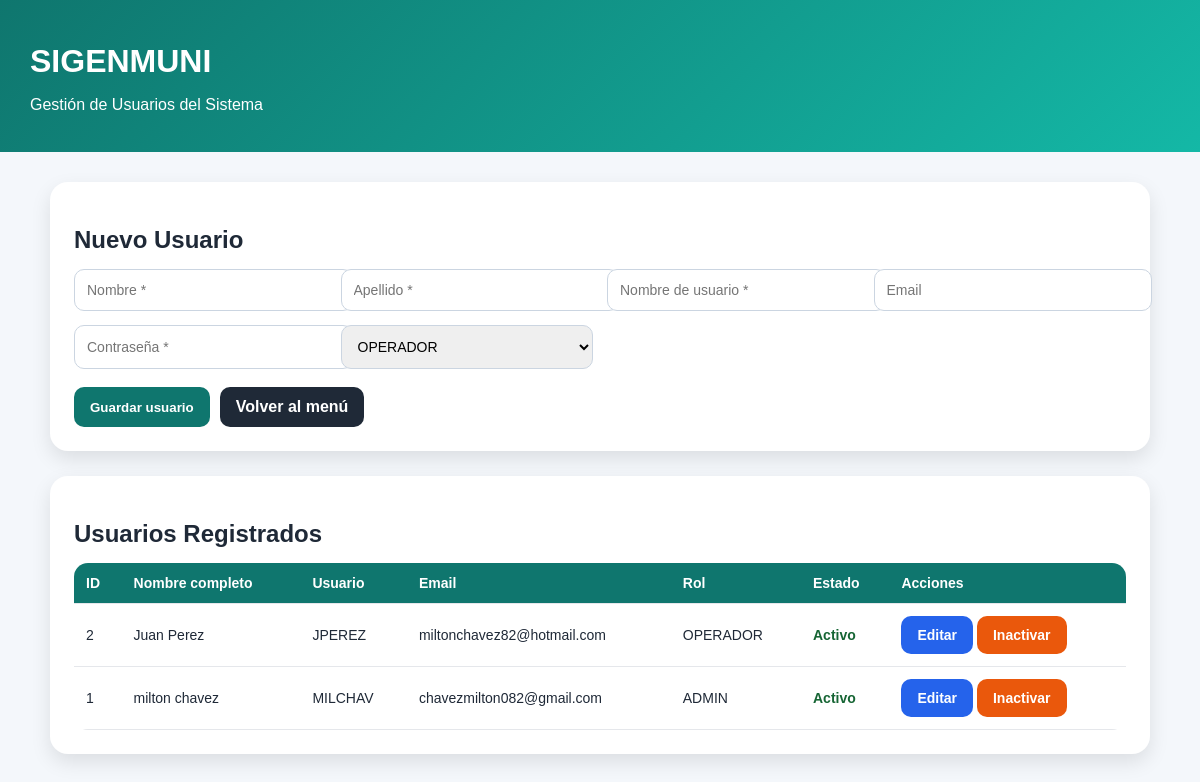
The page /usuarios.php (signed in) on the database its author committed.
### tables this page shows
CREATE TABLE `usuario` (
  `id` int NOT NULL AUTO_INCREMENT,
  `nombre` varchar(80) NOT NULL,
  `apellido` varchar(80) NOT NULL,
  `nombre_usuario` varchar(50) NOT NULL,
  `email` varchar(100) DEFAULT NULL,
  `clave` varchar(255) NOT NULL,
  `rol` enum('ADMIN','OPERADOR') NOT NULL DEFAULT 'OPERADOR',
  `activo` tinyint(1) NOT NULL DEFAULT '1',
  `primer_ingreso` tinyint(1) NOT NULL DEFAULT '1',
  `created_at` timestamp NOT NULL DEFAULT CURRENT_TIMESTAMP,
  `updated_at` timestamp NOT NULL DEFAULT CURRENT_TIMESTAMP ON UPDATE CURRENT_TIMESTAMP,
  PRIMARY KEY (`id`),
  UNIQUE KEY `uq_usuario_nombre_usuario` (`nombre_usuario`),
  UNIQUE KEY `uq_usuario_email` (`email`)
);

### usuarios.php (the view, shortened to what this page needs)
<?php
require_once("conexion.php");
$usuarios = $conexion->query("
    SELECT id, nombre, apellido, nombre_usuario, email, rol, activo
    FROM usuario
    ORDER BY id DESC
");
?>
<!DOCTYPE html>
<html lang="es">
<head>
</head>
<body>
<div class="header">
    <h1>SIGENMUNI</h1>
    <p>Gestión de Usuarios del Sistema</p>
</div>
<div class="contenedor">
    <div class="panel">
        <h2>Nuevo Usuario</h2>
        <form method="POST">
            <div class="form-grid">
                <input type="text" name="nombre" placeholder="Nombre *" required>
                <input type="text" name="apellido" placeholder="Apellido *" required>
                <input type="text" name="usuario" placeholder="Nombre de usuario *" required>
                <input type="email" name="email" placeholder="Email">
                <input type="password" name="clave" placeholder="Contraseña *" required>
                <select name="rol" required>
                    <option value="OPERADOR">OPERADOR</option>
                </select>
            </div>
            <div class="acciones">
                <button type="submit" name="guardar" class="btn-guardar">Guardar usuario</button>
                <a href="index.php" class="btn btn-volver">Volver al menú</a>
            </div>
        </form>
    </div>
    <div class="panel">
        <h2>Usuarios Registrados</h2>
        <table>
            <tr>
                <th>ID</th>
                <th>Nombre completo</th>
                <th>Usuario</th>
                <th>Email</th>
                <th>Rol</th>
                <th>Estado</th>
                <th>Acciones</th>
            </tr>
            <?php while ($u = $usuarios->fetch_assoc()): ?>
                <tr>
                    <td><?php echo $u['id']; ?></td>
                    <td><?php echo htmlspecialchars($u['nombre'] . ' ' . $u['apellido']); ?></td>
                    <td><?php echo htmlspecialchars($u['nombre_usuario']); ?></td>
                    <td><?php echo htmlspecialchars($u['email'] ?? ''); ?></td>
                    <td><?php echo htmlspecialchars($u['rol']); ?></td>
                    <td>
                        <?php if ((int)$u['activo'] === 1): ?>
                            <span class="estado-activo">Activo</span>
                        <?php else: ?>
                            <span class="estado-inactivo">Inactivo</span>
                        <?php endif; ?>
                    </td>
                    <td>
                        <a class="btn btn-editar" href="usuario_editar.php?id=<?php echo $u['id']; ?>">Editar</a>
                        <a class="btn btn-estado" href="usuario_estado.php?id=<?php echo $u['id']; ?>">
                            <?php echo ((int)$u['activo'] === 1) ? 'Inactivar' : 'Activar'; ?>
                        </a>
                    </td>
                </tr>
            <?php endwhile; ?>
        </table>
    </div>
</div>
</body>
</html>

### usuarios.php (style rules this page uses)
body { font-family: Arial, sans-serif; background: #f4f7fb; margin: 0; color: #1f2937; }
.header { background: linear-gradient(135deg, #0f766e, #14b8a6); color: white; padding: 22px 30px; }
.contenedor { width: 92%; max-width: 1100px; margin: 30px auto; }
.panel { background: white; padding: 24px; border-radius: 18px; box-shadow: 0 8px 20px rgba(0,0,0,0.10); margin-bottom: 25px; }
h1, h2, h3 { margin-bottom: 15px; }
.form-grid { display: grid; grid-template-columns: repeat(auto-fit, minmax(220px, 1fr)); gap: 14px; }
input, select { width: 100%; padding: 12px; border: 1px solid #cbd5e1; border-radius: 10px; font-size: 14px; }
.acciones { margin-top: 18px; display: flex; gap: 10px; flex-wrap: wrap; }
button, .btn { padding: 11px 16px; border-radius: 10px; border: none; text-decoration: none; font-weight: bold; cursor: pointer; display: inline-block; }
.btn-guardar { background: #0f766e; color: white; }
.btn-volver { background: #1f2937; color: white; }
.btn-editar { background: #2563eb; color: white; }
.btn-estado { background: #ea580c; color: white; }
table { border-collapse: collapse; width: 100%; background: white; overflow: hidden; border-radius: 14px; }
th, td { border-bottom: 1px solid #e5e7eb; padding: 12px; text-align: left; font-size: 14px; }
th { background: #0f766e; color: white; }
.estado-activo { color: #166534; font-weight: bold; }

### rows shown on the page
usuario: id "2", nombre+apellido "Juan Perez", nombre_usuario "JPEREZ", email "miltonchavez82@hotmail.com", rol "OPERADOR", activo "Activo"
usuario: id "1", nombre+apellido "milton chavez", nombre_usuario "MILCHAV", email "chavezmilton082@gmail.com", rol "ADMIN", activo "Activo"
